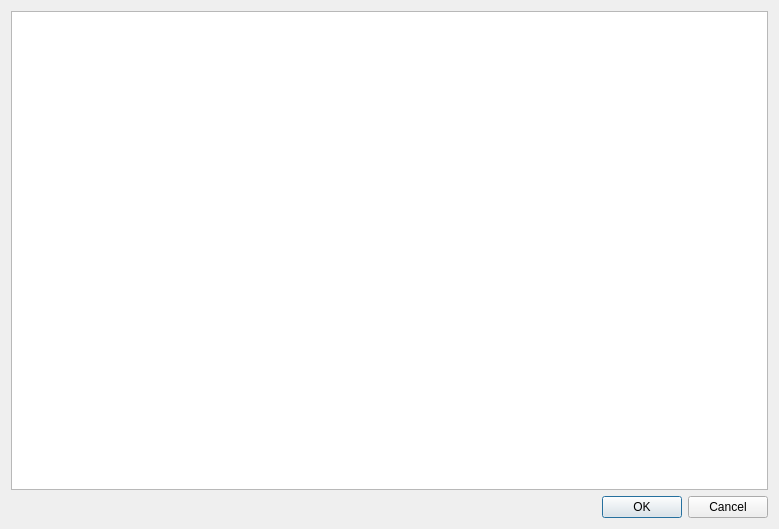
<?xml version="1.0" encoding="UTF-8"?>
<ui version="4.0">
 <class>SaveDataEditor</class>
 <widget class="QDialog" name="SaveDataEditor">
  <property name="geometry">
   <rect>
    <x>0</x>
    <y>0</y>
    <width>779</width>
    <height>529</height>
   </rect>
  </property>
  <property name="windowTitle">
   <string>Dialog</string>
  </property>
  <layout class="QVBoxLayout" name="verticalLayout">
   <item>
    <widget class="QPlainTextEdit" name="plainTextEdit_SaveDataEditor"/>
   </item>
   <item>
    <widget class="QDialogButtonBox" name="buttonBox_SaveDataEditor">
     <property name="orientation">
      <enum>Qt::Horizontal</enum>
     </property>
     <property name="standardButtons">
      <set>QDialogButtonBox::Cancel|QDialogButtonBox::Ok</set>
     </property>
    </widget>
   </item>
  </layout>
 </widget>
 <resources/>
 <connections>
  <connection>
   <sender>buttonBox_SaveDataEditor</sender>
   <signal>accepted()</signal>
   <receiver>SaveDataEditor</receiver>
   <slot>accept()</slot>
   <hints>
    <hint type="sourcelabel">
     <x>227</x>
     <y>292</y>
    </hint>
    <hint type="destinationlabel">
     <x>157</x>
     <y>274</y>
    </hint>
   </hints>
  </connection>
  <connection>
   <sender>buttonBox_SaveDataEditor</sender>
   <signal>rejected()</signal>
   <receiver>SaveDataEditor</receiver>
   <slot>reject()</slot>
   <hints>
    <hint type="sourcelabel">
     <x>255</x>
     <y>292</y>
    </hint>
    <hint type="destinationlabel">
     <x>264</x>
     <y>274</y>
    </hint>
   </hints>
  </connection>
 </connections>
</ui>
